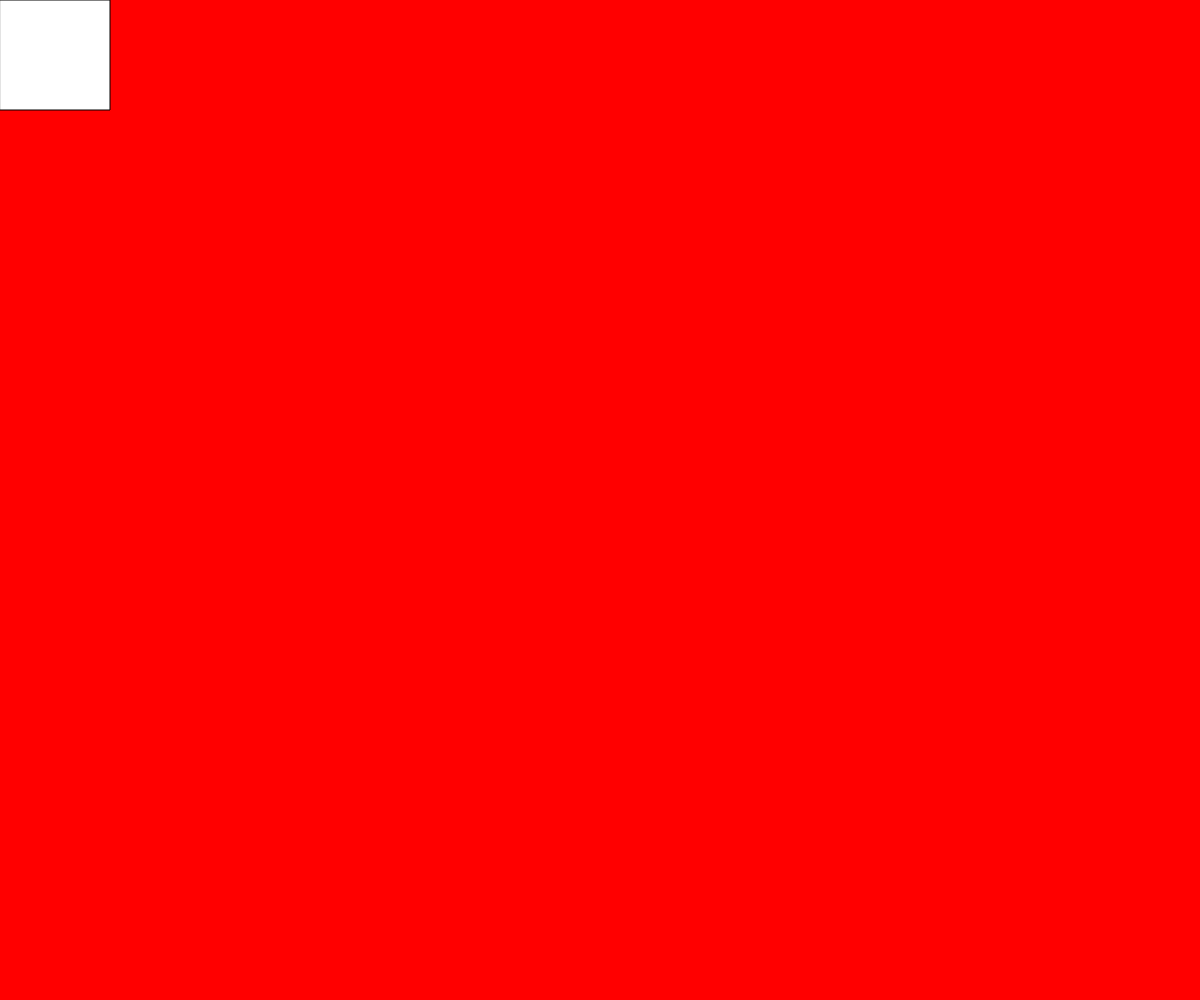
Frame 1 (no input)
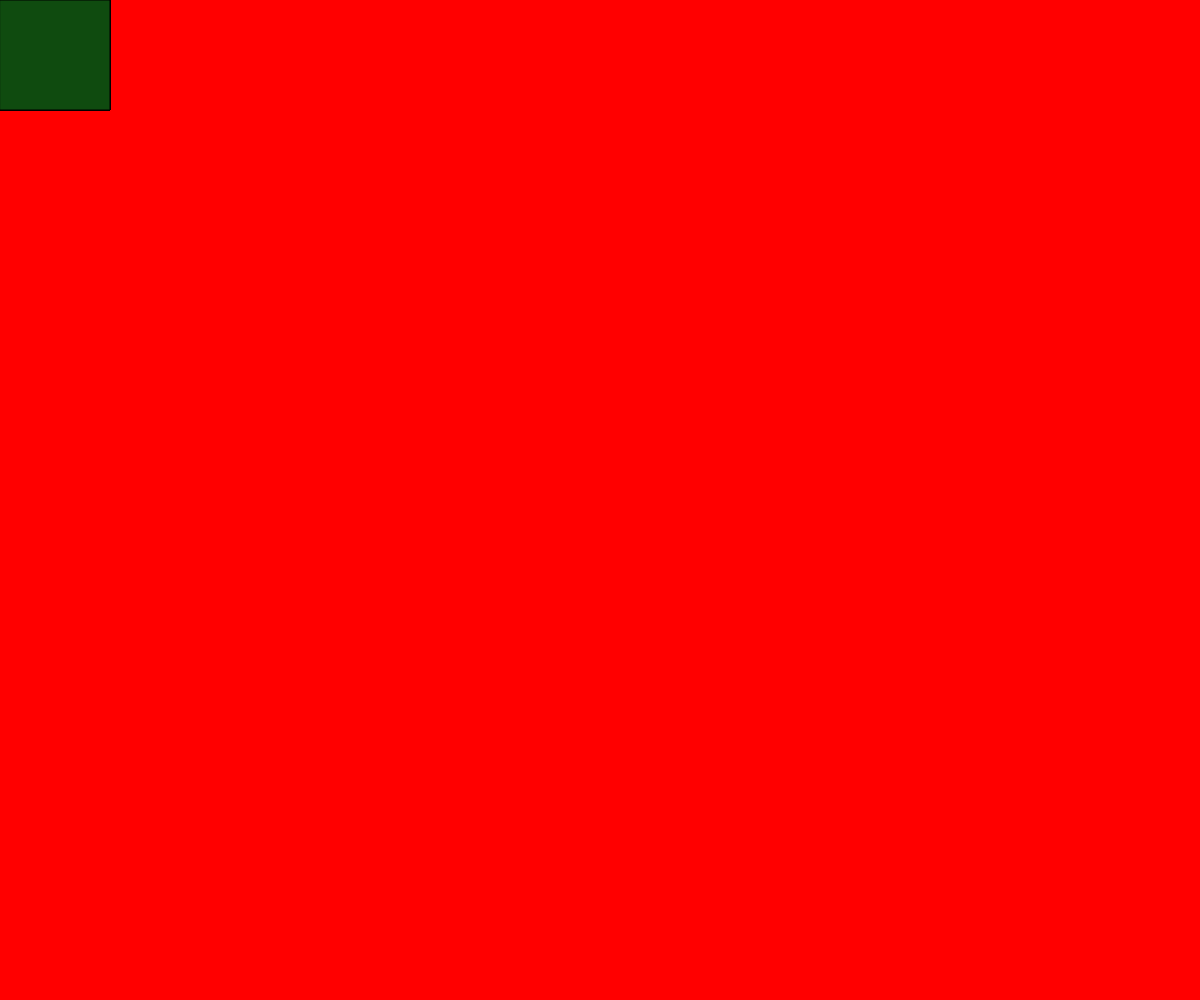
Frame 60 (no input)
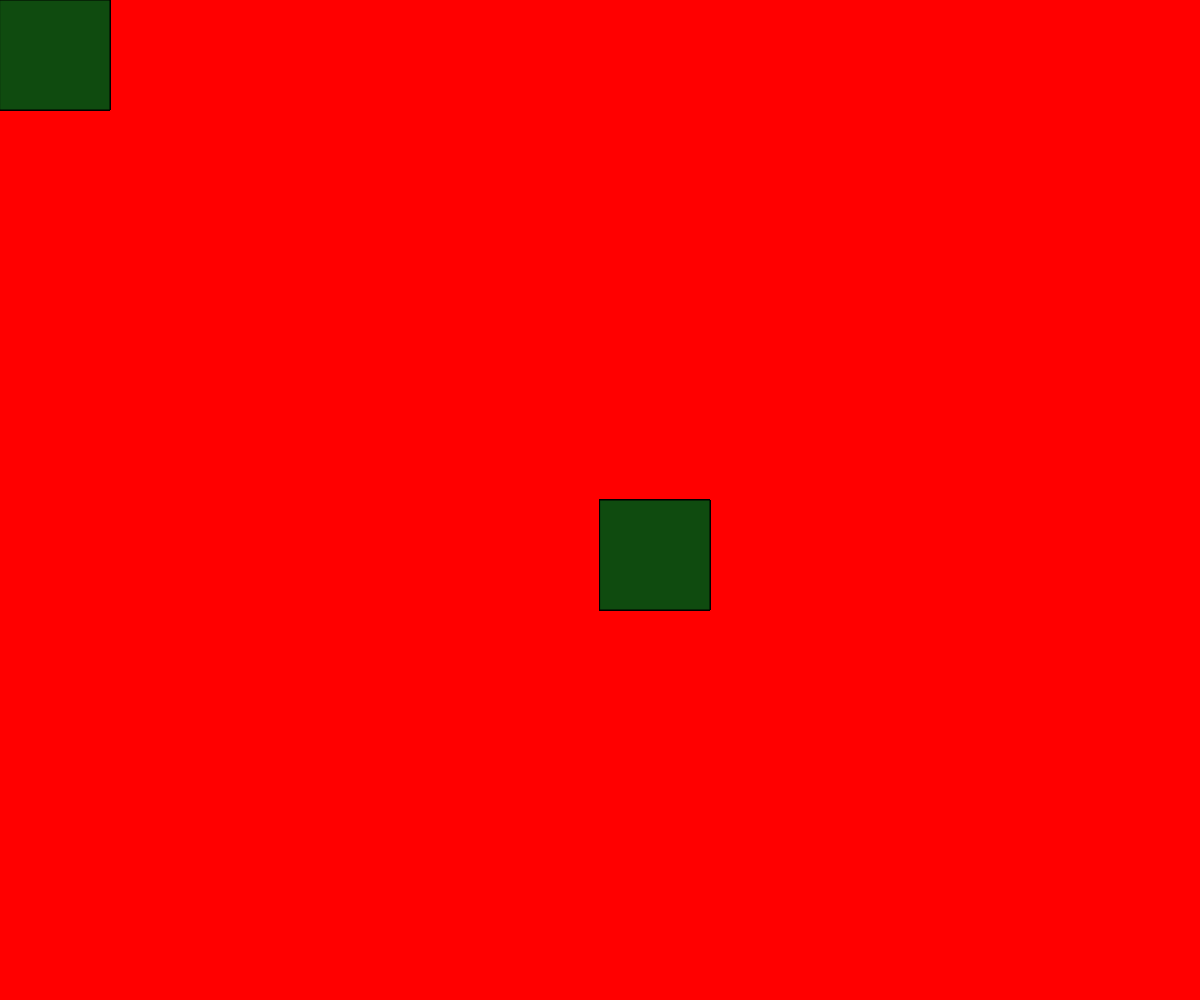
Frame 120 (the mouse pressed at the canvas centre since frame 60)

The p5.js sketch that drew these frames (run headless with seeded random() and noise() and a simulated clock; from frame 60 on, the mouse is pressed at the canvas centre):

// p5.js sketch
// ── sketch.js
function setup() {
  createCanvas( windowWidth , windowHeight );
  background( 255, 0 , 0 )
}

function draw() {
  rect( mouseX , mouseY , 110 , 110 );
  fill(15,75,15)
  var value = 0;
function draw() {
  fill(value);
  rect(25, 25, 50, 50);
}
function mouseClicked() {
  if (value == 0) {
    value = 255;
  } else {
    value = 0;
  }
}
}
